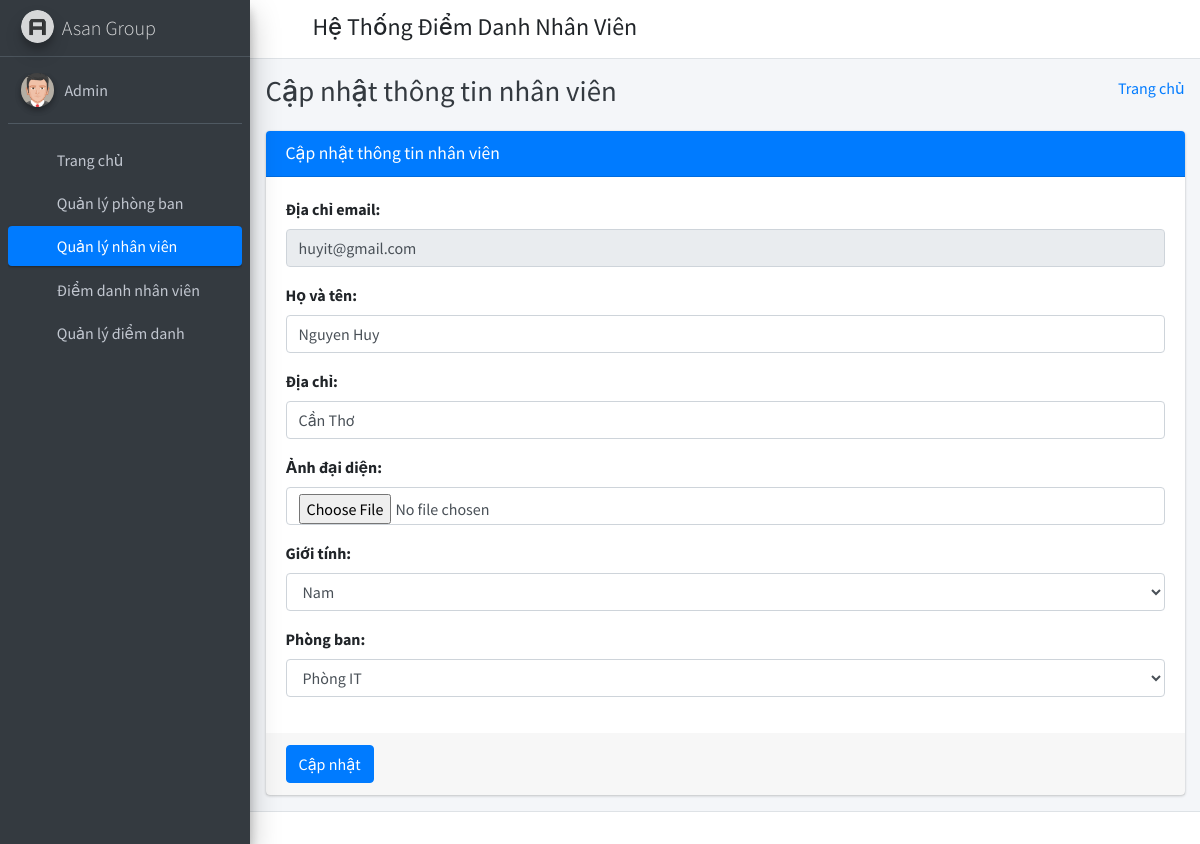
The page /edit_employee/2 (signed in) on the database its author committed.
### employee_management_app/models.py (models this page shows)
class CustomUser(AbstractUser):
    user_type_data = ((1, "HOD"), (2, "Employee"))
    user_type = models.CharField(
        default=1, choices=user_type_data, max_length=10)

class Employee(models.Model):
    id = models.AutoField(primary_key=True)
    admin = models.OneToOneField(CustomUser, on_delete=models.CASCADE)
    gender = models.CharField(max_length=50)
    profile_pic = models.ImageField(null=True, blank=True)
    address = models.TextField()
    name = models.CharField(max_length=255)
    department_id = models.ForeignKey(
        Departments, on_delete=models.DO_NOTHING, default=1
    )
    created_at = models.DateTimeField(auto_now_add=True)
    updated_at = models.DateTimeField(auto_now=True)
    objects = models.Manager()

### employee_management_app/HodViews.py (the view)
# urls.py: path("edit_employee/<employee_id>",
def edit_employee(request, employee_id):
    request.session["employee_id"] = employee_id
    employee = Employee.objects.get(admin=employee_id)
    form = EditEmployeeForm()
    form.fields["email"].initial = employee.admin.email
    form.fields["name"].initial = employee.name
    form.fields["address"].initial = employee.address
    form.fields["department_id"].initial = employee.department_id.id
    form.fields["gender"].initial = employee.gender
    context = {"id": employee_id, "form": form}
    return render(request, "hod_template/edit_employee_template.html", context)

### employee_management_app/LoginCheckMiddleWare.py (called while the page is built, shortened)
    def process_view(self, request, view_func, view_args, view_kwargs):
        modulename = view_func.__module__
        user = request.user
        if user.is_authenticated:
            if user.user_type == "1":
                if modulename == "employee_management_app.HodViews":
                    pass
                elif (
                    modulename == "employee_management_app.views"
                    or modulename == "django.views.static"
                ):
                    pass
                else:
                    return redirect("admin_home")
            else:
                return redirect("login")
        else:
            if request.path == reverse("login") or request.path == reverse("doLogin"):
                pass
            else:
                return redirect("login")

### employee_management_app/templates/hod_template/edit_employee_template.html (shortened to what this page needs)
{% extends 'hod_template/base_template.html' %}
{% block page_title %}
Cập nhật thông tin nhân viên
{% endblock page_title %}
{% block main_content %}
{% load static %}
<section class="content">
    <div class="container-fluid">
        <div class="row">
            <div class="col-md-12">
                <div class="card card-primary">
                    <div class="card-header">
                        <h3 class="card-title">Cập nhật thông tin nhân viên</h3>
                    </div>
                    {% url 'edit_employee_save' as action_path %}
                    {% include 'hod_template/form_template.html' with messages=messages form=form action_path=action_path button_text="Cập nhật" %}
                </div>
            </div>
        </div>
    </div>
</section>
{% endblock main_content %}

### employee_management_app/templates/hod_template/sidebar_template.html (shortened to what this page needs)
{% load static %}
<aside class="main-sidebar sidebar-dark-primary elevation-4">
    <a href="{% url 'admin_home' %}" class="brand-link">
        <img src="{% static 'dist/img/AdminLTELogo.png' %}" alt="AdminLTE Logo" class="brand-image img-circle elevation-3" style="opacity: .8">
        <span class="brand-text font-weight-light">Asan Group</span>
    </a>
    <div class="sidebar">
        <div class="user-panel mt-3 pb-3 mb-3 d-flex">
            <div class="image">
                <img src="{% static 'dist/img/user2-160x160.jpg' %}" class="img-circle elevation-2" alt="User Image">
            </div>
            <div class="info">
                <a href="{% url 'admin_profile' %}" class="d-block">{{ user.first_name }} {{ user.last_name }}</a>
            </div>
        </div>
        <nav class="mt-2">
            <ul class="nav nav-pills nav-sidebar flex-column" data-widget="treeview" role="menu" data-accordion="false">
                <li class="nav-item">
                    {% url 'admin_home' as admin_home %}
                    <a href="{{ admin_home }}" class="nav-link {% if request.path == admin_home %} active {% endif %}">
                        <i class="nav-icon fas fa-tachometer-alt"></i>
                        <p>
                            Trang chủ
                        </p>
                    </a>
                </li>
                <li class="nav-item">
                    {% url 'manage_department' as manage_department %}
                    {% url 'add_department' as add_department %}
                    {% url 'edit_department' department_id=id as edit_department %}
                    <a href="{{ manage_department }}" class="nav-link   ">
                        <i class="nav-icon fas fa-th"></i>
                        <p>
                            Quản lý phòng ban
                        </p>
                    </a>
                </li>
                <li class="nav-item">
                    {% url 'manage_employee' as manage_employee %}
                    {% url 'add_employee' as add_employee %}
                    {% url 'edit_employee' employee_id=id as edit_employee %}
                    <a href="{{ manage_employee }}" class="nav-link  {% if request.path == edit_employee %} active {% endif %} ">
                        <i class="nav-icon fas fa-user"></i>
                        <p>
                            Quản lý nhân viên
                        </p>
                    </a>
                </li>
                <li class="nav-item">
                    {% url 'take_attendance' as take_attendance %}
                    <a href="{{ take_attendance }}" class="nav-link {% if request.path == take_attendance %} active {% endif %}">
                        <i class="nav-icon far fa-calendar-check"></i>
                        <p>
                            Điểm danh nhân viên
                        </p>
                    </a>
                </li>
                <li class="nav-item">
                    {% url 'manage_attendance' as manage_attendance %}
                    <a href="{{ manage_attendance }}" class="nav-link {% if request.path == manage_attendance %} active {% endif %}">
                        <i class="nav-icon far fa-calendar-alt"></i>
                        <p>
                            Quản lý điểm danh
                        </p>
                    </a>
                </li>
            </ul>
        </nav>
    </div>
</aside>

### employee_management_app/templates/hod_template/form_template.html (shortened to what this page needs)
<form role="form" method="POST" action="{{ action_path }}" enctype="multipart/form-data">
    <div class="card-body">
        {% for field in form %}
        <div class="form-group">
            {{ field.label_tag }}
            {{ field }}
        </div>
        {% endfor %%}
    </div>
    <div class="card-footer">
        <button type="submit" class="btn btn-primary">{{ button_text }}</button>
    </div>
</form>

### rows shown on the page
CustomUser: first_name "Admin"
CustomUser: form "huyit@gmail.com"
Employee: form "Nguyen Huy" "Cần Thơ" "Nam" "Phòng IT"

### other values the page prints
{{ field.label_tag }} "Địa chỉ email:" "Họ và tên:" "Địa chỉ:" "Ảnh đại diện:" "Giới tính:" "Phòng ban:"
{{ button_text }} "Cập nhật"
